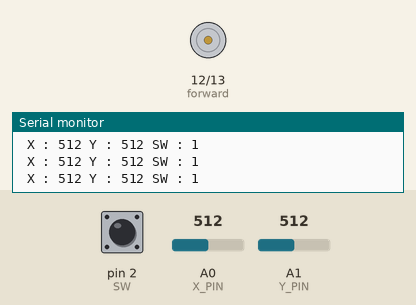
A sketch run on a simulated Arduino Uno, built with avr-gcc and run on an emulated ATmega328P. Shown: motor-driver pin pairs drawn as motors (green arrow = first pin HIGH = forward, orange = second pin HIGH = backward, longer = more drive), the last lines printed to the serial monitor. The inputs (shaded band) are chosen by the test bench; at power-on: A0 (X_PIN) = 512, A1 (Y_PIN) = 512, pin 2 (SW) HIGH.

Above: at 1.2 s.
1.3 s: A0 (X_PIN) set to 549
At 2.5 s:
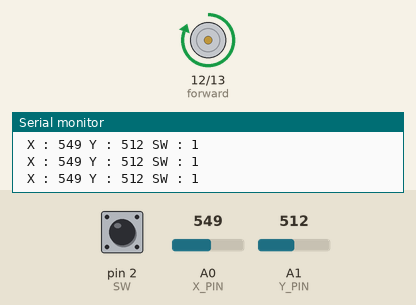
2.8 s: A0 (X_PIN) set to 0
At 4.0 s:
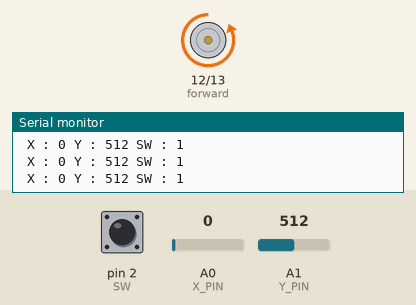
4.3 s: A1 (Y_PIN) set to 108
7.3 s: A1 (Y_PIN) set to 92
Timing chart, 0 to 9.8 s (numbered marks = the images above; inputs shaded):
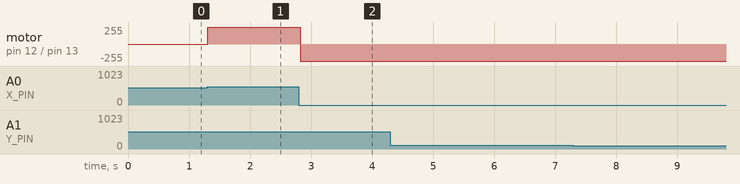

The sketch:

Forward_Reverse_Control_Joystick.ino
```cpp
#define X_PIN A0  // PD0
#define Y_PIN A1  // PD1
#define SW 2
#define forward 12
#define reverse 13

void setup() {
  Serial.begin(9600);
  pinMode(SW, INPUT_PULLUP); // 16
  pinMode(X_PIN,INPUT);
  pinMode(Y_PIN,INPUT);
  pinMode(forward,OUTPUT);
  pinMode(reverse,OUTPUT);
}

void loop() {
  //X축 값 출력
  Serial.print("X : ");
  Serial.print(analogRead(X_PIN));
  Serial.print(" ");

  //Y축 값 출력
  Serial.print("Y : ");
  Serial.print(analogRead(Y_PIN));
  Serial.print(" ");

  //SW 값 출력
  Serial.print("SW : ");
  Serial.println(digitalRead(SW));
  Serial.print(" ");

  int X_value = analogRead(X_PIN);

  if(X_value > 530){
    digitalWrite(forward,HIGH);
    digitalWrite(reverse,LOW);
  }
  else if(X_value <508){
    digitalWrite(forward,LOW);
    digitalWrite(reverse,HIGH);
  }
  else{
    digitalWrite(forward,LOW);
    digitalWrite(reverse,LOW);
  }
}
```

Measured:
- the behaviour switches between 530 and 531 on A0 (X_PIN) (found by bisection; images 0 and 1)
- after the input at 1.3 s, motor on pin 12 (forward) / pin 13 (reverse): stopped → forward 255/255 at once
- after the input at 2.8 s, motor on pin 12 (forward) / pin 13 (reverse): forward 255/255 → backward 255/255 at once
